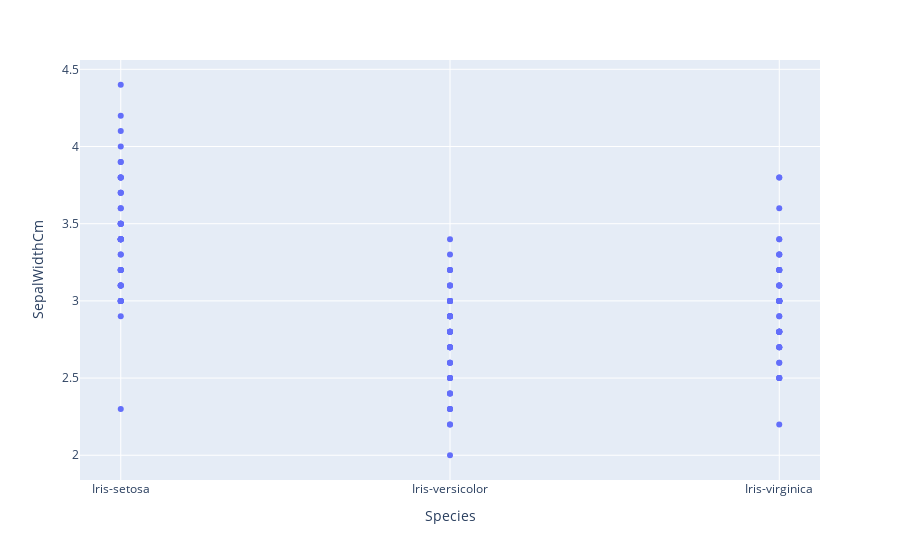

The code cell stored with this chart in its notebook:
### Code cell
px.scatter(iris_df,x='Species',y='SepalWidthCm')

### Figure 1 — Plotly figure (JSON) as saved in the notebook; plotly's stock layout.template omitted (floating-point values rounded to 4 significant figures; data arrays with more than 128 entries replaced by an {"elided": "..."} marker saying what was removed)
{"data": [{"hoverlabel": {"namelength": 0}, "hovertemplate": "Species=%{x}<br>SepalWidthCm=%{y}", "legendgroup": "", "marker": {"color": "#636efa", "symbol": "circle"}, "mode": "markers", "name": "", "showlegend": false, "type": "scatter", "x": {"elided": "150 str values"}, "xaxis": "x", "y": {"elided": "150 float values"}, "yaxis": "y"}], "layout": {"legend": {"tracegroupgap": 0}, "margin": {"t": 60}, "xaxis": {"anchor": "y", "domain": [0, 1], "title": {"text": "Species"}}, "yaxis": {"anchor": "x", "domain": [0, 1], "title": {"text": "SepalWidthCm"}}}}
